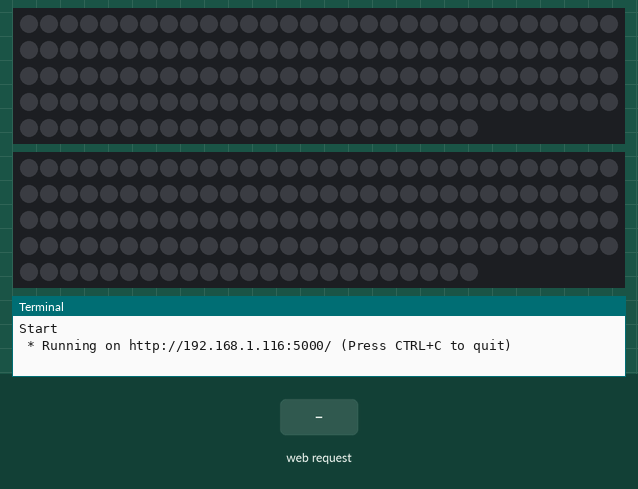
Recording of a program running on a simulated Raspberry Pi (BCM pin numbers). On the bench: 2 × 143 RGB LEDs in strip order, left to right, continuing on the next row, the last lines printed to the terminal. The test bench sets the inputs (shaded band). Dim RGB values are drawn brighter than linear.

Above: at 1.2 s.
1.3 s: HTTP request for /C received
At 1.46 s:
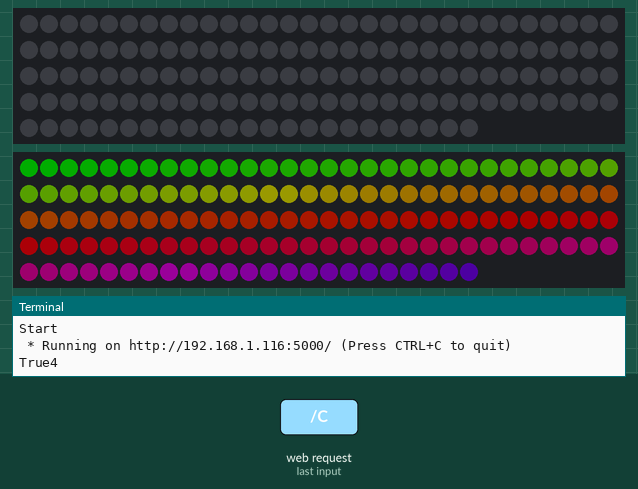
At 2.4 s:
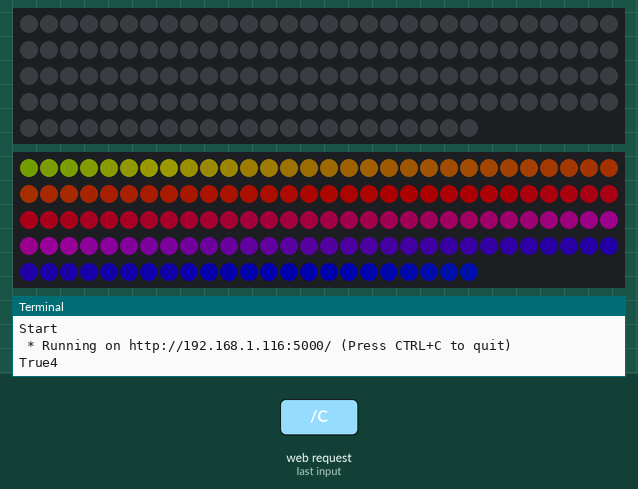
Timing chart, 0 to 4.3 s (numbered marks = the images above; inputs shaded):
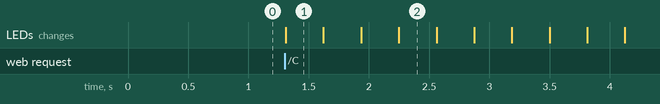

Measured:
- after the input at 1.3 s, the LEDs: change at once (image 1)

The program:

newController.py
```python
#All imports
from flask import Flask,redirect,render_template
import time, argparse, board, neopixel
from rpi_ws281x import *
from math import *

###############################################
#
#   Raspberry Pi - ws2812 led strip controller
#
#   Author : Allan R.
#   Version : v1.0
#
#
#   Variable you need to change :
LED_COUNT      = 143                # Number of leds that your strip have
LED_PIN        = 18                 # GPIO pin where your strip is plugged
piHost         = "192.168.1.116"    # IP / Hostname of the raspberry that host this script
###############################################

#Set needed variable
app= Flask(__name__)
isOn = False
isStopped = False
whileOn = True


temp = True
pixels = neopixel.NeoPixel(board.D18, 143)

# Define function to do a wipe animation
def colorWipe(strip, color, wait_ms=50):
    """Wipe color across display a pixel at a time."""
    for i in range(strip.numPixels()):
        strip.setPixelColor(i, color)
        strip.show()
        time.sleep(wait_ms/1000.0)

# Define function to show a static color without animation
def colorStatic(color):
    pixels.fill((color))

# Define function that generate rainbow colors for the rainbow effect
def wheel(pos):
    if pos < 85:
        return Color(pos * 3, 255 - pos * 3, 0)
    elif pos < 170:
        pos -= 85
        return Color(255 - pos * 3, 0, pos * 3)
    else:
        pos -= 170
        return Color(0, pos * 3, 255 - pos * 3)

# Define function for the rainbow effect
def rainbow(strip, wait_ms=20, iterations=1):
    for j in range(256*iterations):
        for i in range(strip.numPixels()):
            strip.setPixelColor(i, wheel((i+j) & 255))
        strip.show()
        time.sleep(wait_ms/1000.0)
    print(str(whileOn) + "7")
    if whileOn == False:
        print(str(whileOn) + "8")
        return True

# Define main function that manage all leds effects calls
def ledControl(action, isOn, brightness, last, rgbColors=None):
    if isOn:
        whileOn = True
    else:
        whileOn = False

    def stopCheck(stopVar, actualStop=True):
        if stopVar == "check":
            return actualStop

    def stopFunc():
        return stopCheck("check")

    #When OFF button pressed
    if action == "off":
        whileOn = False
        print(str(whileOn) + "3")
        #ledControl("w-bluepurple", False, None, None)
        #ledControl("rainbow", False, None, None)
        pixels.fill((0, 0, 0))

    #When brightness is changed
    if brightness != None:
        floatBr = float(brightness / 255)
        strip.setBrightness(brightness)
        pixels.brightness = floatBr
        strip.begin()
        return redirect("/"+last, code=302)

    #When static color buttons pressed
    if action == "red":
        colorStatic(Color(255, 0, 0))
    if action == "green":
        colorStatic(Color(0, 255, 0))
    if action == "blue":
        colorStatic(Color(0, 0, 255))

    #When Rainbow effect button pressed
    if action == "rainbow":
        print(str(whileOn) + "4")
        while whileOn:
            rainbow(strip)
            print(isOn)
            whileOn = stopCheck("check", isOn)
            print(whileOn)

    #When wipe between blue and purple effect button pressed
    if action == "w-bluepurple":
        while whileOn:
            colorWipe(strip, Color(50, 50, 255))
            colorWipe(strip, Color(230, 0, 255))

    #When RGB color sliders are set manually
    if action == "RGB":
        colorStatic(rgbColors)

# LED strip configuration. Normally you don't need to change anything :
LED_FREQ_HZ    = 800000     # LED signal frequency in hertz (usually 800khz)
LED_DMA        = 10         # DMA channel to use for generating signal (try 10)
LED_BRIGHTNESS = 50         # Set to 0 for darkest and 255 for brightest
LED_INVERT     = False      # True to invert the signal (when using NPN transistor level shift)
LED_CHANNEL    = 0          # set to '1' for GPIOs 13, 19, 41, 45 or 53

# Main program logic follows:
if __name__ == '__main__':
    # Create NeoPixel object with appropriate configuration.
    strip = Adafruit_NeoPixel(LED_COUNT, LED_PIN, LED_FREQ_HZ, LED_DMA, LED_INVERT, LED_BRIGHTNESS, LED_CHANNEL)
    # Intialize the library (must be called once before other functions).
    strip.begin()

# Listen to all GET requests to customs URLs and call needed functions
@app.route('/')
def index(): return render_template('webpage.html')

@app.route('/A')
def routeA():
    ledControl("red", False, None, None)
    while True:
        print("ok")
        time.sleep(1)
    return render_template('webpage.html')

@app.route('/a')
def routea(): ledControl("green", False, None, None); return render_template('webpage.html')

@app.route('/B')
def routeB(): ledControl("blue", False, None, None); return render_template('webpage.html')

@app.route('/b')
def routeb(): ledControl("w-bluepurple", True, None, None); return render_template('webpage.html')

@app.route('/C')
def routeC(): ledControl("rainbow", True, None, None); return render_template('webpage.html')

@app.route('/c')
def routec(): ledControl("off", False, None, None); return render_template('webpage.html')

@app.route('/bri/<brightness>/<last>')
def routeBri(brightness, last): ledControl("blue", False, int(brightness), last); return render_template('webpage.html')

@app.route('/rgb/<r>-<g>-<b>')
def routeRGB(r, g, b): ledControl("RGB", False, None, None, Color(int(r), int(g), int(b))); return render_template('webpage.html')

#Start the Flask website
if __name__=="__main__":
    print("Start")
    app.run(debug=False, host=piHost)
```
